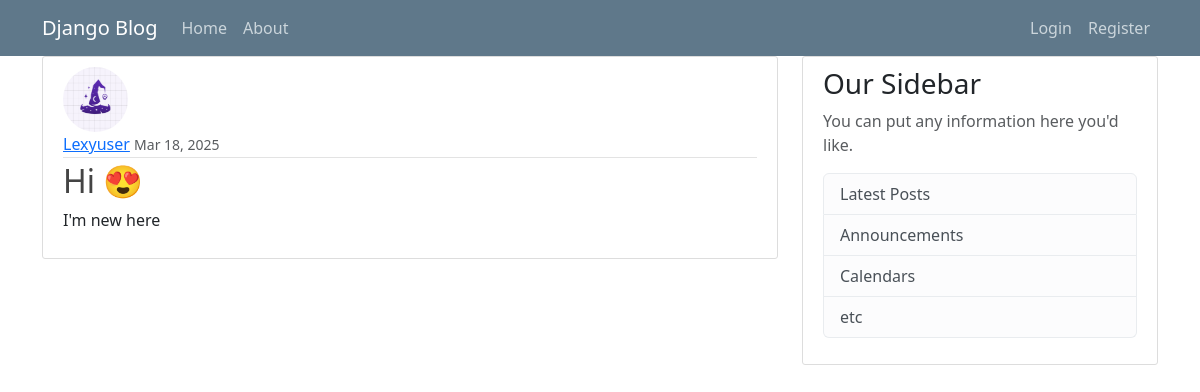
Screenshot of /post/11/ with the database file from the repository.
### blog/models.py (models this page shows, shortened)
class Post(models.Model):
    title = models.CharField(max_length=800)
    context = models.TextField()
    date = models.DateTimeField(default=timezone.now)
    author = models.ForeignKey(User, on_delete=models.CASCADE)

### users/models.py (models this page shows, shortened)
class Profile(models.Model):
    user = models.OneToOneField(User, on_delete=models.CASCADE)
    image = models.ImageField(default='profile_pics/default.jpg', upload_to='profile_pics')

### blog/views.py (the view)
# urls.py: path('post/<int:pk>/', PostDetailView.as_view(), name="post-detail"),
class PostDetailView(DetailView):
    model = Post

### blog/templates/blog/post_detail.html (shortened to what this page needs)
{% extends "blog/base.html"%}
{% block content %}
    <article class="media content-section">
        <img class="rounded-circle article-img" src="{{ object.author.profile.image.url }}">
        <div class="media-body">
            <div class="article-metadata">
                <a class="mr-2" href="#">{{ object.author }}</a>
                <small class="text-muted">{{ object.date|date:"M d, Y" }}</small>
            </div>
            <h2 class="article-title">{{ object.title }}</h2>
            <p class="article-content">{{ object.context }}</p>
        </div>
    </article>
{% endblock %}

### blog/static/blog/main.css (style rules this page uses)
body { background: #fafafa; color: #333333; margin-top: 5rem; }
h1, h2, h3, h4, h5, h6 { color: #444444; }
.content-section { background: #ffffff; padding: 10px 20px; border: 1px solid #dddddd; border-radius: 3px; margin-bottom: 20px; }
.article-title { color: #444444; }
.article-content { white-space: pre-line; }
.article-img { height: 65px; width: 65px; margin-right: 16px; }
.article-metadata { padding-bottom: 1px; margin-bottom: 4px; border-bottom: 1px solid #e3e3e3 }

### rows the page displays
Post: author.profile.image (picture), author "Lexyuser", date "Mar 18, 2025", title "Hi 😍", context "I'm new here"
